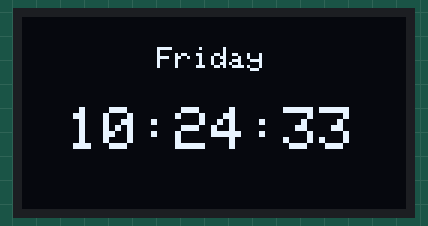
Bench run of a sketch on a simulated ESP8266 (NodeMCU). On the bench: 128×64 one-colour display. WiFi joins after 1.5 s; servers stay silent unless stated; network time is answered at once with the bench clock; the local clock reads 2024-03-15 10:24:30 at power-on unless the sketch sets it; what the sketch prints to the serial monitor is not drawn.

Above: at 3.6 s.
At 7.7 s:
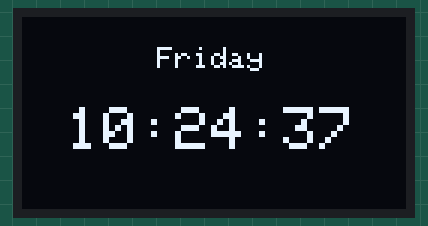
At 11.8 s:
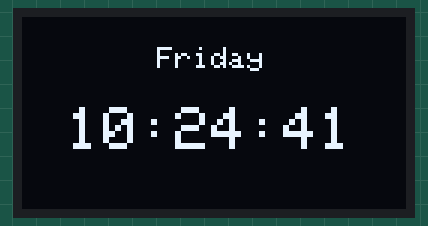
At 21.1 s:
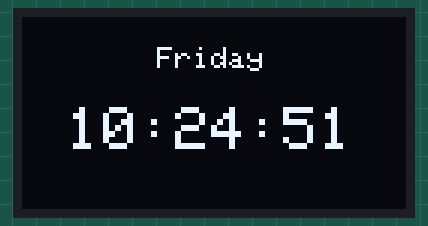
At 29.3 s:
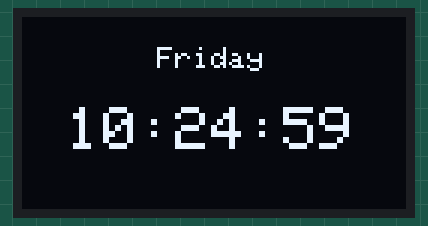
At 38.5 s:
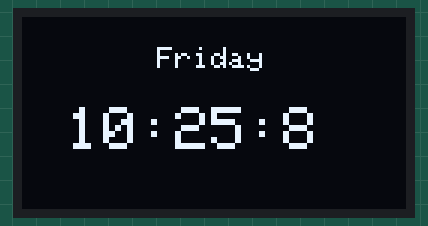

The sketch:

esp82clock.ino
```cpp
//You need to set offsettime for me it is 19800
//Because my timezone is utc+5:30 so
//UTC +5:30=5.5*60*60=19800
//UTC+1=1*60*60=3600
//CALCULATE your timezone and edit it and then upload the code.


#include "NTPClient.h"
#include "ESP8266WiFi.h"
#include "WiFiUdp.h"
#include <Wire.h>
#include <Adafruit_GFX.h>
#include <Adafruit_SSD1306.h>


#define OLED_WIDTH 128
#define OLED_HEIGHT 64

#define OLED_ADDR   0x3C

Adafruit_SSD1306 display(OLED_WIDTH, OLED_HEIGHT);
const char *ssid = "Airel_9891989587";
const char *password = "air14211";

const long utcOffsetInSeconds = 19800;

char daysOfTheWeek[7][12] = {"Sunday", "Monday", "Tuesday", "Wednesday", "Thursday", "Friday", "Saturday"};

// Define NTP Client to get time
WiFiUDP ntpUDP;
NTPClient timeClient(ntpUDP, "pool.ntp.org", utcOffsetInSeconds);

void setup(){


Serial.begin(115200);

if(!display.begin(SSD1306_SWITCHCAPVCC, 0x3C)) { // Address 0x3D for 128x64
    Serial.println(F("SSD1306 allocation failed"));
    for(;;);
  }
  delay(2000);
  display.clearDisplay();

WiFi.begin(ssid, password);

while ( WiFi.status() != WL_CONNECTED ) {
delay ( 500 );
Serial.print ( "." );
}

timeClient.begin();
}

void loop() {
display.clearDisplay();
timeClient.update();

display.setTextSize(1);
display.setTextColor(SSD1306_WHITE);
display.setCursor(45, 10);
Serial.print(daysOfTheWeek[timeClient.getDay()]);

display.println(daysOfTheWeek[timeClient.getDay()]);

display.setTextSize(2);
display.setTextColor(SSD1306_WHITE);
display.setCursor(15, 30);
//display.println(timeClient.getHours()":"timeClient.getMinutes()":"timeClient.getSeconds());

Serial.print(", ");
Serial.print(timeClient.getHours());
Serial.print(":");
Serial.print(timeClient.getMinutes());
Serial.print(":");
Serial.println(timeClient.getSeconds());

display.print(timeClient.getHours());
display.print(":");
display.print(timeClient.getMinutes());
display.print(":");
display.println(timeClient.getSeconds());
//Serial.println(timeClient.getFormattedTime());
display.display();

delay(1000);
}
```

Measured:
- what the display in image 0 shows lasts 1.0 s, from 3.6 s to 4.6 s
